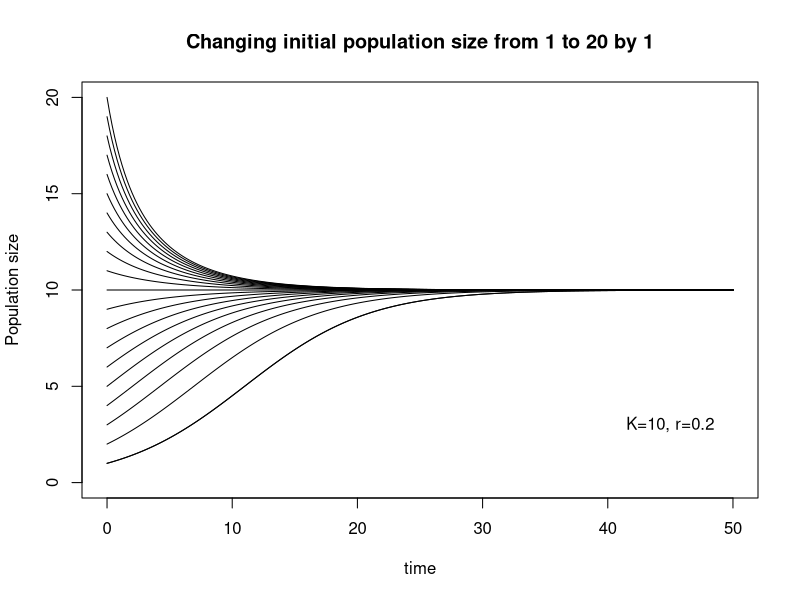
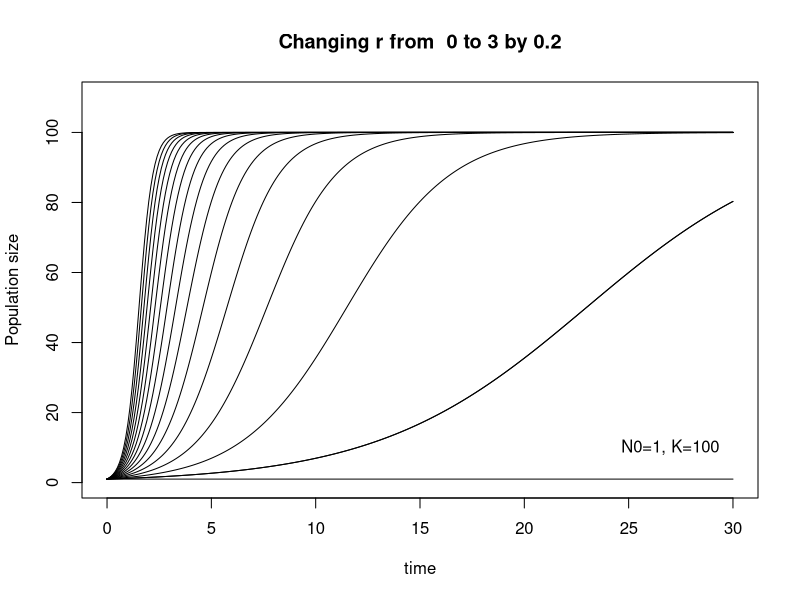

Here is the R script that generated these plots, in order:
myLogistic<-function(N0=1,K=10,rd=0.2,t=10)
{
  (N0*exp(rd*t))/(1+(N0*(exp(rd*t)-1)/K))
}
  
# Change N0
N0=1
K=10
rd=0.2
tx=seq(0,50,0.2)  
y=myLogistic(N0,K,rd,t=tx)
plot(tx,y,type="l",ylim=c(0,20),xlab="time", ylab="Population size", main="Changing initial population size from 1 to 20 by 1")

for(N0 in 1:20 )
{y=myLogistic(N0,K,rd,tx)
 lines(tx,y)
}
text(45,3,"K=10, r=0.2")


# Change r
N0=1
K=100
rd=0.2
tx=seq(0,30,0.1)  
y=myLogistic(N0,K,rd,t=tx)
plot(tx,y,type="l",ylim=c(0,110),xlab="time", ylab="Population size", main="Changing r from  0 to 3 by 0.2")

for(rd in seq(0,3,0.2) )
{y=myLogistic(N0,K,rd,tx)
 lines(tx,y)
}
text(27,10,"N0=1, K=100")


